Frame 1 (no input): blank canvas, image omitted
Frame 60 (the mouse pressed at the canvas centre just before this capture): blank canvas, image omitted
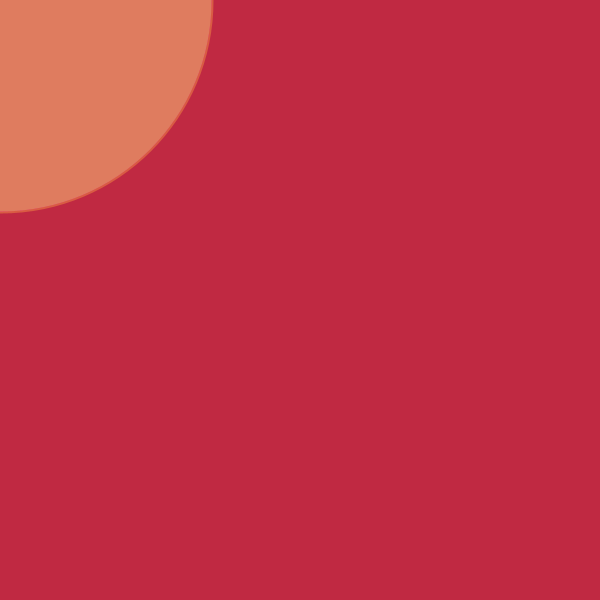
Frame 120 (the mouse held since frame 60 and released just before this capture)

The Processing sketch whose frames 1 and 60 were blank and that drew this single picture after the mouse press (run headless with seeded random() and noise(); from frame 60 on, the mouse is pressed at the canvas centre):

// Processing sketch: S10_Speed
// ── S10_Speed.pde
void setup(){
  size(600, 600);
  background(#C02942);
}

void draw(){
  // On every frame, we will draw a semi-transparent rectangle in
  // whole screen. This will create the effect that the drawing is
  // slowly fading away.
  noStroke();
  fill(#C02942, 4);
  rect(0,0, width, height);
  
  if(mousePressed == true){
    // Calculate the current mouse speed by checking the distance
    // of the current pointer to position to the last one.
    float speed = dist(mouseX, mouseY, pmouseX, pmouseY);
    
    brush(pmouseX, pmouseY, speed);    
  }
   
  if(keyPressed == true && key == 'c'){
    background(#C02942);
  }
}

void brush(float x, float y, float size){
  strokeWeight(2);
  stroke(#D95B43); 
  fill(#ECD078);  
  ellipse(x, y, size, size);  
}
